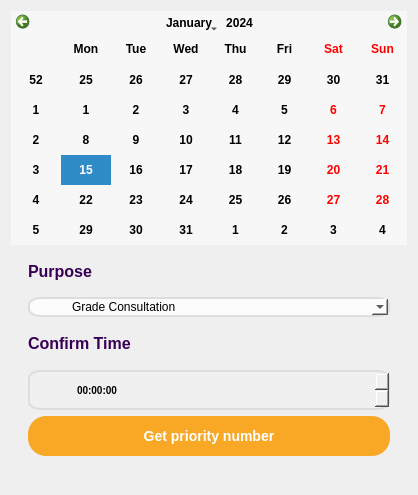
<?xml version="1.0" encoding="UTF-8"?>
<ui version="4.0">
 <class>Dialog</class>
 <widget class="QDialog" name="Dialog">
  <property name="geometry">
   <rect>
    <x>0</x>
    <y>0</y>
    <width>418</width>
    <height>495</height>
   </rect>
  </property>
  <property name="sizePolicy">
   <sizepolicy hsizetype="Minimum" vsizetype="Preferred">
    <horstretch>0</horstretch>
    <verstretch>0</verstretch>
   </sizepolicy>
  </property>
  <property name="windowTitle">
   <string>Dialog</string>
  </property>
  <property name="styleSheet">
   <string notr="true">QLineEdit {

border:2px solid rgb(221, 221, 221);
	background-color: rgb(252, 252, 252);
border-radius: bold 10px;
	color: rgb(0, 0, 0);
padding-left:45px;
}

QLineEdit:hover {
border: 1px solid rgb(85, 85, 127);
}

QPushButton {
 
	color: rgb(255, 255, 255);
	
	background-color: rgb(249, 168, 38);
border: 0px solid;
border-radius : 18px;
font: bold 14px;
}

QPushButton:hover {
	
	background-color: rgb(151, 9, 206);
	
	color: rgb(255, 255, 255);
}</string>
  </property>
  <layout class="QVBoxLayout" name="verticalLayout_6">
   <item>
    <layout class="QVBoxLayout" name="verticalLayout">
     <item>
      <widget class="QCalendarWidget" name="calendarWidget">
       <property name="font">
        <font>
         <weight>75</weight>
         <bold>true</bold>
        </font>
       </property>
       <property name="styleSheet">
        <string notr="true">background-color: rgb(247, 247, 247);
color: black;</string>
       </property>
      </widget>
     </item>
    </layout>
   </item>
   <item>
    <layout class="QVBoxLayout" name="verticalLayout_3" stretch="0,9,0,0,0">
     <property name="spacing">
      <number>6</number>
     </property>
     <property name="leftMargin">
      <number>17</number>
     </property>
     <property name="rightMargin">
      <number>17</number>
     </property>
     <property name="bottomMargin">
      <number>28</number>
     </property>
     <item>
      <widget class="QLabel" name="label_3">
       <property name="font">
        <font>
         <family>Nirmala UI</family>
         <pointsize>12</pointsize>
         <weight>75</weight>
         <bold>true</bold>
        </font>
       </property>
       <property name="styleSheet">
        <string notr="true">background-color: rgba(0,0,0,0%);
color: rgb(56, 0, 84);</string>
       </property>
       <property name="text">
        <string>Purpose</string>
       </property>
      </widget>
     </item>
     <item>
      <widget class="QComboBox" name="comboBox">
       <property name="styleSheet">
        <string notr="true">QComboBox {
border:2px solid rgb(221, 221, 221);
	background-color: rgb(252, 252, 252);
border-radius: bold 8px;
padding-left:40px;
color:black;

}
</string>
       </property>
       <property name="editable">
        <bool>true</bool>
       </property>
       <item>
        <property name="text">
         <string>Grade Consultation</string>
        </property>
       </item>
       <item>
        <property name="text">
         <string>Grade</string>
        </property>
       </item>
       <item>
        <property name="text">
         <string>Clearance</string>
        </property>
       </item>
       <item>
        <property name="text">
         <string>Borrow keys</string>
        </property>
       </item>
       <item>
        <property name="text">
         <string>Other matter</string>
        </property>
       </item>
       <item>
        <property name="text">
         <string/>
        </property>
       </item>
      </widget>
     </item>
     <item>
      <widget class="QLabel" name="label_2">
       <property name="font">
        <font>
         <family>Nirmala UI</family>
         <pointsize>12</pointsize>
         <weight>75</weight>
         <bold>true</bold>
        </font>
       </property>
       <property name="styleSheet">
        <string notr="true">background-color: rgba(0,0,0,0%);
color: rgb(56, 0, 84);</string>
       </property>
       <property name="text">
        <string>Confirm Time</string>
       </property>
      </widget>
     </item>
     <item>
      <widget class="QTimeEdit" name="timeEdit">
       <property name="sizePolicy">
        <sizepolicy hsizetype="Minimum" vsizetype="Preferred">
         <horstretch>0</horstretch>
         <verstretch>0</verstretch>
        </sizepolicy>
       </property>
       <property name="styleSheet">
        <string notr="true">QTimeEdit {
 
color:black;
	background-color: rgb(240, 240, 240);

font: bold 10px;
padding-left: 45px;
border:2px solid rgb(221, 221, 221);
border-radius: bold 8px;
}

QTimeEdit:hover {
	
	background-color: rgb(151, 9, 206);
	
	color: rgb(255, 255, 255);
}</string>
       </property>
      </widget>
     </item>
     <item>
      <widget class="QPushButton" name="prioritynum_buttn">
       <property name="enabled">
        <bool>true</bool>
       </property>
       <property name="sizePolicy">
        <sizepolicy hsizetype="Minimum" vsizetype="Preferred">
         <horstretch>0</horstretch>
         <verstretch>0</verstretch>
        </sizepolicy>
       </property>
       <property name="maximumSize">
        <size>
         <width>16777207</width>
         <height>16777215</height>
        </size>
       </property>
       <property name="font">
        <font>
         <pointsize>-1</pointsize>
         <weight>75</weight>
         <italic>false</italic>
         <bold>true</bold>
        </font>
       </property>
       <property name="styleSheet">
        <string notr="true">QPushButton {
 
	color: rgb(255, 255, 255);
	
	background-color: rgb(249, 168, 38);
border: 0px solid;
border-radius : 18px;
font: bold 14px;
}

QPushButton:hover {
	
	background-color: rgb(151, 9, 206);
	
	color: rgb(255, 255, 255);
}</string>
       </property>
       <property name="text">
        <string>Get priority number</string>
       </property>
      </widget>
     </item>
    </layout>
   </item>
  </layout>
 </widget>
 <resources/>
 <connections/>
</ui>
